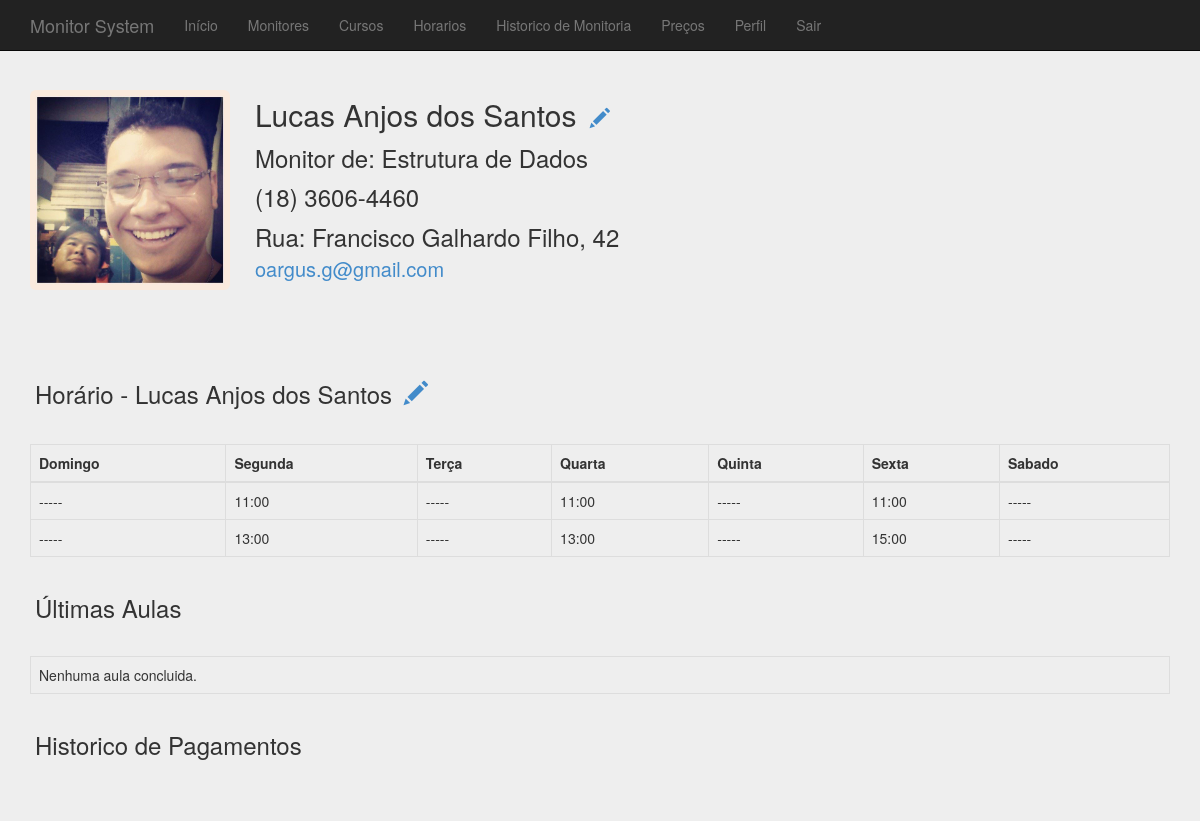
The app's page /pages/profile.php (signed in), older data.
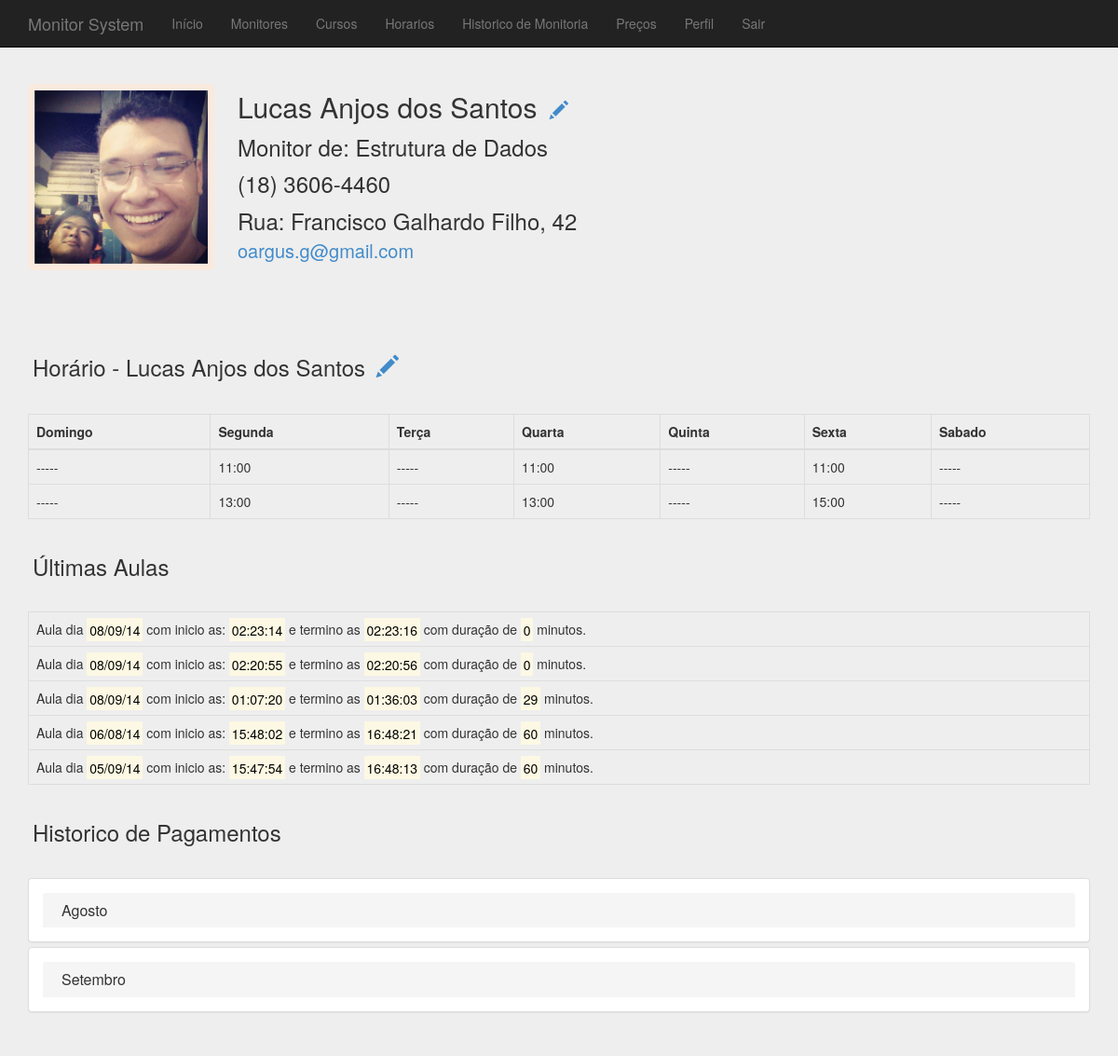
The same page, newer data.
### tables this page shows
CREATE TABLE IF NOT EXISTS `user` (
  `name` varchar(255) NOT NULL,
  `address` varchar(255) NOT NULL,
  `phone` varchar(15) NOT NULL,
  `cpf` varchar(15) NOT NULL,
  `rg` varchar(10) NOT NULL,
  `ra` varchar(255) NOT NULL,
  `account` varchar(30) NOT NULL,
  `id` int(5) NOT NULL AUTO_INCREMENT,
  `age` date NOT NULL,
  `email` varchar(255) NOT NULL,
  PRIMARY KEY (`id`)
);

CREATE TABLE IF NOT EXISTS `course` (
  `name` varchar(255) NOT NULL,
  `id` int(5) NOT NULL AUTO_INCREMENT,
  `user_id` int(5) NOT NULL,
  PRIMARY KEY (`id`)
);

CREATE TABLE IF NOT EXISTS `schedule` (
  `user_id` int(5) NOT NULL,
  `id` int(5) NOT NULL AUTO_INCREMENT,
  PRIMARY KEY (`id`)
);

CREATE TABLE IF NOT EXISTS `hour` (
  `week_day` varchar(15) NOT NULL,
  `start` varchar(255) NOT NULL,
  `end` varchar(255) NOT NULL,
  `id` int(5) NOT NULL AUTO_INCREMENT,
  `schedule_id` int(11) NOT NULL,
  PRIMARY KEY (`id`)
);

CREATE TABLE IF NOT EXISTS `lesson` (
  `start` datetime NOT NULL,
  `end` datetime NOT NULL,
  `id` int(5) NOT NULL AUTO_INCREMENT,
  `active` tinyint(1) NOT NULL,
  `course_id` int(11) NOT NULL,
  `open_by` int(11) NOT NULL,
  `closed_by` int(11) NOT NULL,
  `user_id` int(11) NOT NULL,
  PRIMARY KEY (`id`)
);

### codes/database.php (called while the page is built, shortened)
<?php
  function connect()
  {
    return mysqli_connect("localhost","root", "", "m-system");
  }
  function first_of_row($query)
  {
    $mysqli = connect();
    $result = $mysqli->query($query);
    while($row = $result->fetch_array())
    {
      $rows[] = $row;
    }
    if (isset($rows)){
      return $rows[0];
    }else{
      return array();
    }
  }
  function value_of_first_row($query, $value)
  {
    $mysqli = connect();
    $result = $mysqli->query($query);
    while($row = $result->fetch_array())
    {
      $rows[] = $row;
    }
    if (isset($rows)){
      return $rows[0][$value];
    }else{
      return '';
    }
  }
  function all_rows($table, $clause='')
  {
    $mysqli = connect();
    $result = $mysqli->query("SELECT * FROM $table $clause");
    while($row = $result->fetch_array())
    {
      $rows[] = $row;
    }
    return isset($rows) ? $rows : array();
  }
  function all_rows_especial($query)
  {
    $mysqli = connect();
    $result = $mysqli->query($query);
    while($row = $result->fetch_array())
    {
      $rows[] = $row;
    }
    return isset($rows) ? $rows : array();
  }
  function user_by_id($id)
  {
    return first_of_row("SELECT * FROM user WHERE id='$id'");
  }
  function scheduleid_by_userid($id)
  {
    return value_of_first_row("SELECT id FROM schedule WHERE user_id='$id'", 'id');
  }
  function courses_by_user($id)
  {
    return all_rows('course', "WHERE user_id='$id'");
  }
  function all_hours_by_scheduleid($id)
  {
    return all_rows('hour', "WHERE schedule_id='$id' ORDER BY id ASC");
  }
  function select_start_end_lesson($id)
  {
      $query = "SELECT start, end FROM lesson WHERE id ='$id' AND active='false'";
      return array(value_of_first_row($query, 'start'), value_of_first_row($query, 'end'));
  }
  function lessons_by_month_and_user($id, $month)
  {
    return all_rows('lesson', "WHERE MONTH(end)='$month' AND user_id='$id'");
  }
  function total_months_worked_by_user($id)
  {
    return all_rows_especial("SELECT DISTINCT MONTH(end) FROM lesson where user_id='$id' ORDER BY MONTH(end) ASC");
  }
  function total_days_worked_by_monts_user($id, $month)
  {
    return all_rows_especial("SELECT DISTINCT DAY(end) FROM `lesson` WHERE user_id='$id' AND MONTH(end)='$month' ORDER BY DAY(end) ASC");
  }
  function value_of_active_price($month){
    return value_of_first_row("SELECT * FROM price WHERE MONTH(month)='$month'", 'value');
  }
?>

### codes/helper.php (called while the page is built, shortened)
<?php
  function string_courses($courses)
  {
    $courses_line = '';
    for ($i=0; $i < (sizeof($courses) - 1); $i++) {
      $courses_line .= $courses[$i]['name'] . ', ';
    }
    $courses_line .= $courses[sizeof($courses) - 1]['name'];
    return $courses_line;
  }
  function lesson_duration_by_id($id)
  {
    $time = select_start_end_lesson($id);
    $total = ((strtotime($time[1]) - strtotime($time[0])) / 60);
    return round($total);
  }
  function total_time_course_by_user_month($id, $month)
  {
    $lessons = lessons_by_month_and_user($id, $month);
    $total_month = 0;
    if (isset($lessons))
    {
      foreach($lessons as $lesson)
      {
       $total_month += lesson_duration_by_id($lesson['id']);
      }
    }
    return $total_month;
  }
  function salary_value_by_user_month($id, $month)
  {
    $time = total_time_course_by_user_month($id, $month);
    $value = value_of_active_price($month);
    $value_per_minute = ($value / 60);
    return round(($time * $value_per_minute), 2);
  }
  function return_month_name($month)
  {
    switch ($month) {
      case 8:
        return 'Agosto';
      case 9:
        return 'Setembro';
    }
  }
?>

### pages/profile.php (the view, shortened to what this page needs)
<!DOCTYPE html>
<html lang="en">
  <head>
    <link href="../css/index.css" rel="stylesheet">
    <?php
      $user_id = (isset($_GET["id"])) ? $_GET["id"] : $_SESSION['user'];
      $user = user_by_id($user_id);
    ?>
  </head>
  <body>
   <?php include('../templates/nav.php'); ?>
    <div class="container">
      <div class="profile">
        <div class="image">
          <img src="../images/eu.jpg" alt="..." class="img-rounded">
        </div>
        <div class="user-contact">
          <?php
            $courses = (sizeof(courses_by_user($user_id)) == 1) ? "<h3>Monitor de: ". string_courses(courses_by_user($user_id)) ."</h3>" : '';
            echo "
              <h2>". $user['name'] ." <a href='../pages/edit-user.php?id=". $user['id'] ."' class='glyphicon glyphicon-pencil'></a></h2>
              ". $courses ."
              <h3>". $user['phone'] ."</h3>
              <h3>". $user['address'] ."</h3>
              <a href=mailto:". $user['email'] .">". $user['email'] ."</a>
            ";
          ?>
        </div>
      </div>
      <div class="page-header course">
        <?php
          echo (sizeof(courses_by_user($user_id)) > 1) ? "<h3>Monitor nos cursos: ". string_courses(courses_by_user($user_id)) ."</h3>" : '';
        ?>
      </div>
      <?php
        $id = $user_id;
        include('../templates/week-hour.php');
      ?>
      <div class="lessons">
        <div class="page-header">
          <h3>Últimas Aulas</h3>
        </div>
        <table class="table table-bordered">
          <tbody>
            <?php
              unset($rows);
              $mysqli = connect();
              $close = $mysqli->query("SELECT * FROM lesson WHERE active='false' AND user_id='". $user['id'] ."' ORDER BY id DESC LIMIT 5");
              if($close != ''){
                while($row = $close->fetch_array())
                {
                  $rows[] = $row;
                }
              }
              if(isset($rows)){
                foreach ($rows as $row) {
                  $end = date_format(date_create($row['end']) , 'H:i:s');
                  $day = date_format(date_create($row['start']), 'd/m/y');
                  $start = date_format(date_create($row['start']), 'H:i:s') ;
                  echo "<tr><td>Aula dia <mark>". $day."</mark> com inicio as: <mark>".$start ."</mark> e termino as <mark>". $end ."</mark> com duração de <mark>". lesson_duration_by_id($row['id'])."</mark> minutos.</td></tr>";
                }
              }else{
                echo "<tr><td>Nenhuma aula concluida.</td></tr>";
              }
            ?>
          </tbody>
        </table>
      </div>
      <div class="history">
        <div class="page-header">
          <h3>Historico de Pagamentos</h3>
        </div>
        <div class="panel-group" id="accordion">
          <?php
            $rows = total_months_worked_by_user($user_id);
            if ($rows !='')
            {
              foreach ($rows as $row) {
                $days = total_days_worked_by_monts_user($user_id ,$row['MONTH(end)']);
                $table = "
                  <div class='panel panel-default'>
                    <div class='panel-heading'>
                      <h4 class='panel-title'>
                        <a data-toggle='collapse' data-parent='#accordion' href='#". $row['MONTH(end)'] ."'>
                          ". return_month_name($row['MONTH(end)']) ."
                        </a>
                      </h4>
                    </div>
                    <div id='". $row['MONTH(end)'] ."' class='panel-collapse collapse'>
                      <div class='panel-body'>
                        <div class='panel-body'>
                          <div class='row'>
                            <div class='col-md-6'>
                              <strong>Dias trabalhados:</strong> <mark>". sizeof($days) ." Dias</mark>
                            </div>
                            <div class='col-md-6'>
                              <strong><mark>". minutes_to_hours(total_time_course_by_user_month($user_id, $row['MONTH(end)'])) ."</strong></mark> trabalhadas
                            </div>
                          </div>
                          <div class='row'>
                            <div class='col-md-6'>
                              <strong>Depositado em:</strong> 15/8
                            </div>
                            <div class='col-md-6'>
                              <strong>Valor total:</strong> <mark>R$ ". salary_value_by_user_month($user_id, $row['MONTH(end)']) ."</mark>
                            </div>
                          </div>
                        </div>
                      </div>
                    </div>
                  </div>
                ";
                $register_price = "
                  <div class='panel panel-default'>
                    <div class='panel-heading'>
                      <h4 class='panel-title'>
                        <a data-toggle='collapse' data-parent='#accordion' href='#". $row['MONTH(end)'] ."'>
                          ". return_month_name($row['MONTH(end)']) ."
                        </a>
                      </h4>
                    </div>
                    <div id='". $row['MONTH(end)'] ."' class='panel-collapse collapse'>
                      <div class='panel-body'>
                        <div class='panel-body'>
                          <h4>Não foi encontrado preço por hora para o mês de <mark>". return_month_name($row['MONTH(end)']) ."</mark></h4>
                          <a href='../pages/register-price.php'>Clique aqui para cadastrar</a>
                        </div>
                      </div>
                    </div>
                  </div>
                ";
                if(value_of_active_price($row['MONTH(end)']) != 0)
                {
                  echo $table;
                }else{
                  echo $register_price;
                }
              }
            }else{
              echo "<h3>Nenhum pagamento encontrado.</h3>";
            }
          ?>
        </div>
      </div>
  </body>
</html>

### templates/nav.php (shortened to what this page needs)
<div class="navbar navbar-inverse navbar-fixed-top" role="navigation">
  <div class="container">
    <div class="navbar-header">
      <a class="navbar-brand" href="/">Monitor System</a>
    </div>
    <div class="navbar-collapse collapse">
      <ul class="nav navbar-nav">
        <li><a href="/">Início</a></li>
        <li><a href="monitors.php">Monitores</a></li>
        <li><a href="courses.php">Cursos</a></li>
        <li><a href="schedule.php">Horarios</a></li>
        <li><a href="history.php">Historico de Monitoria</a></li>
        <li><a href="prices.php">Preços</a></li>
        <li><a href="profile.php">Perfil</a></li>
        <li><a href="../codes/logout.php">Sair</a></li>
      </ul>
    </div>
  </div>
</div>

### templates/week-hour.php
<?php
 $rows = all_hours_by_scheduleid(scheduleid_by_userid($id));
?>
<div class="week-hour">
<div class="page-header">
<?php $user = user_by_id($id); echo "<h3> Horário - ". $user['name'] ." <a href='../pages/edit-schedule.php?id=". $id ."' class='glyphicon glyphicon-pencil'></a> </h3>"; ?>
</div>
<table class="table table-bordered">
  <thead>
    <tr>
      <th>Domingo</th>
      <th>Segunda</th>
      <th>Terça</th>
      <th>Quarta</th>
      <th>Quinta</th>
      <th>Sexta</th>
      <th>Sabado</th>
    </tr>
  </thead>
  <tbody>
    <tr>
    <?php
      if ($rows != ''){
        foreach($rows as $row)
        {
          echo  "<td>". $row['start'] ."</td>";
        }
      }else{
        echo "<h4>Nenhum horario encontrado.</h4>";
      }
    ?>
    </tr>
    <tr>
    <?php
      if ($rows != ''){
        foreach($rows as $row)
        {
          echo  "<td>". $row['end'] ."</td>";
        }
      }
    ?>
    </tr>
  </tbody>
</table>
</div>

### css/register.css (style rules this page uses)
body { padding-top: 40px; padding-bottom: 40px; background-color: #eee; }
.form-signup-heading, { margin-bottom: 10px; }

### css/nav.css (style rules this page uses)
body { padding-top: 70px; padding-bottom: 50px; background-color: #eee; }

### css/profile.css (style rules this page uses)
.profile { display: inline-block; margin-top: 20px; width: 100%; }
.profile img { height: 200px; width: 200px; }
.image { float: left; }
.user-contact { margin-left: 20px; float: left; }
.profile h2, h3, a { margin: 0; padding: 8px 5px 5px 5px; }
.profile a { font-size: 20px; }
.course { margin: 10px 0 10px; }
.page-header { margin: 30px 0 20px; }

### css/home.css (style rules this page uses)
.panel { padding: 15px; }

Row changes from the older to the newer data that the page shows:
added lesson: start "08/09/14", start "02:23:14", end "02:23:16", id "0"
added lesson: start "08/09/14", start "02:20:55", end "02:20:56", id "0"
added lesson: start "08/09/14", start "01:07:20", end "01:36:03", id "29"
added lesson: start "06/08/14", start "15:48:02", end "16:48:21", id "60"
added lesson: start "05/09/14", start "15:47:54", end "16:48:13", id "60"
Text that changed along with them:
new list line: "Agosto"
new list line: "Setembro"
text no longer shown: "Nenhuma aula concluida."
